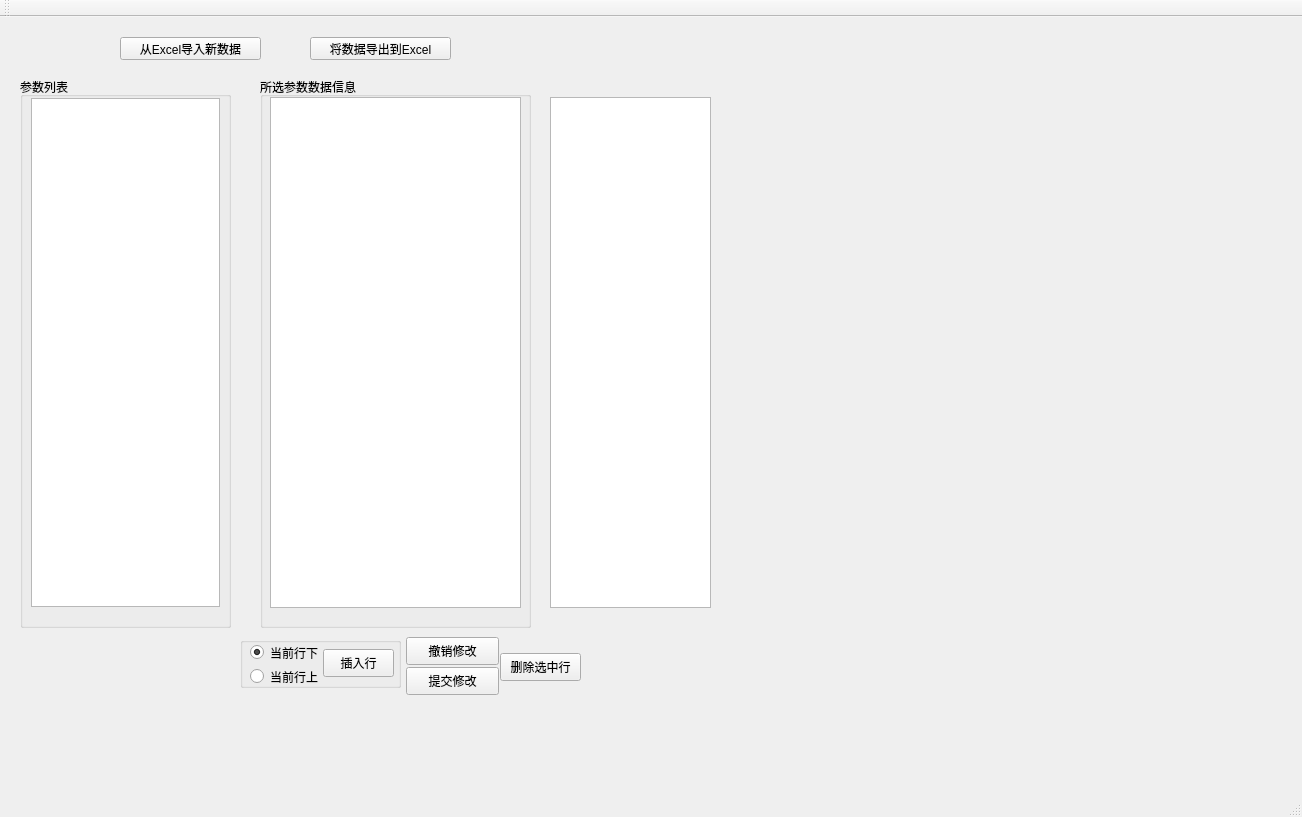
<?xml version="1.0" encoding="UTF-8"?>
<ui version="4.0">
 <class>FlyEditClass</class>
 <widget class="QMainWindow" name="FlyEditClass">
  <property name="geometry">
   <rect>
    <x>0</x>
    <y>0</y>
    <width>1302</width>
    <height>817</height>
   </rect>
  </property>
  <property name="windowTitle">
   <string>FlyEdit</string>
  </property>
  <widget class="QWidget" name="centralWidget">
   <widget class="QPushButton" name="pushButton_Submit">
    <property name="geometry">
     <rect>
      <x>406</x>
      <y>650</y>
      <width>93</width>
      <height>28</height>
     </rect>
    </property>
    <property name="text">
     <string>提交修改</string>
    </property>
   </widget>
   <widget class="QPushButton" name="pushButton_ReMod">
    <property name="geometry">
     <rect>
      <x>406</x>
      <y>620</y>
      <width>93</width>
      <height>28</height>
     </rect>
    </property>
    <property name="text">
     <string>撤销修改</string>
    </property>
   </widget>
   <widget class="QPushButton" name="pushButton_DeleRow">
    <property name="geometry">
     <rect>
      <x>500</x>
      <y>636</y>
      <width>81</width>
      <height>28</height>
     </rect>
    </property>
    <property name="text">
     <string>删除选中行</string>
    </property>
   </widget>
   <widget class="QGroupBox" name="groupBox">
    <property name="geometry">
     <rect>
      <x>240</x>
      <y>620</y>
      <width>161</width>
      <height>51</height>
     </rect>
    </property>
    <property name="title">
     <string/>
    </property>
    <widget class="QRadioButton" name="radioButton_Down">
     <property name="geometry">
      <rect>
       <x>10</x>
       <y>6</y>
       <width>81</width>
       <height>19</height>
      </rect>
     </property>
     <property name="text">
      <string>当前行下</string>
     </property>
     <property name="checked">
      <bool>true</bool>
     </property>
    </widget>
    <widget class="QRadioButton" name="radioButton_Up">
     <property name="geometry">
      <rect>
       <x>10</x>
       <y>30</y>
       <width>81</width>
       <height>19</height>
      </rect>
     </property>
     <property name="text">
      <string>当前行上</string>
     </property>
    </widget>
    <widget class="QPushButton" name="pushButton_InsRow">
     <property name="geometry">
      <rect>
       <x>83</x>
       <y>12</y>
       <width>71</width>
       <height>28</height>
      </rect>
     </property>
     <property name="text">
      <string>插入行</string>
     </property>
    </widget>
   </widget>
   <widget class="QPushButton" name="pushButton_ImportExcel">
    <property name="geometry">
     <rect>
      <x>120</x>
      <y>20</y>
      <width>141</width>
      <height>23</height>
     </rect>
    </property>
    <property name="text">
     <string>从Excel导入新数据</string>
    </property>
   </widget>
   <widget class="QPushButton" name="pushButton_ExportToExcel">
    <property name="geometry">
     <rect>
      <x>310</x>
      <y>20</y>
      <width>141</width>
      <height>23</height>
     </rect>
    </property>
    <property name="text">
     <string>将数据导出到Excel</string>
    </property>
   </widget>
   <widget class="QGroupBox" name="groupBox_2">
    <property name="geometry">
     <rect>
      <x>20</x>
      <y>60</y>
      <width>211</width>
      <height>551</height>
     </rect>
    </property>
    <property name="title">
     <string>参数列表</string>
    </property>
    <widget class="QTreeView" name="treeView_paraList">
     <property name="geometry">
      <rect>
       <x>11</x>
       <y>21</y>
       <width>189</width>
       <height>509</height>
      </rect>
     </property>
    </widget>
   </widget>
   <widget class="QGroupBox" name="groupBox_3">
    <property name="geometry">
     <rect>
      <x>260</x>
      <y>60</y>
      <width>271</width>
      <height>551</height>
     </rect>
    </property>
    <property name="title">
     <string>所选参数数据信息</string>
    </property>
    <widget class="QTableView" name="tableView_Para1">
     <property name="geometry">
      <rect>
       <x>10</x>
       <y>20</y>
       <width>251</width>
       <height>511</height>
      </rect>
     </property>
     <property name="sizePolicy">
      <sizepolicy hsizetype="Expanding" vsizetype="Expanding">
       <horstretch>0</horstretch>
       <verstretch>0</verstretch>
      </sizepolicy>
     </property>
     <property name="dragEnabled">
      <bool>false</bool>
     </property>
    </widget>
   </widget>
   <widget class="QTableWidget" name="tableWidget_paraListCheck">
    <property name="geometry">
     <rect>
      <x>550</x>
      <y>80</y>
      <width>161</width>
      <height>511</height>
     </rect>
    </property>
   </widget>
   <widget class="QCustomPlot" name="customPlot_paraChecked" native="true">
    <property name="geometry">
     <rect>
      <x>730</x>
      <y>80</y>
      <width>561</width>
      <height>511</height>
     </rect>
    </property>
   </widget>
   <zorder>groupBox_3</zorder>
   <zorder>pushButton_Submit</zorder>
   <zorder>pushButton_ReMod</zorder>
   <zorder>pushButton_DeleRow</zorder>
   <zorder>groupBox</zorder>
   <zorder>pushButton_ImportExcel</zorder>
   <zorder>pushButton_ExportToExcel</zorder>
   <zorder>groupBox_2</zorder>
   <zorder>tableWidget_paraListCheck</zorder>
   <zorder>customPlot_paraChecked</zorder>
  </widget>
  <widget class="QMenuBar" name="menuBar">
   <property name="geometry">
    <rect>
     <x>0</x>
     <y>0</y>
     <width>1302</width>
     <height>23</height>
    </rect>
   </property>
  </widget>
  <widget class="QToolBar" name="mainToolBar">
   <attribute name="toolBarArea">
    <enum>TopToolBarArea</enum>
   </attribute>
   <attribute name="toolBarBreak">
    <bool>false</bool>
   </attribute>
  </widget>
  <widget class="QStatusBar" name="statusBar"/>
 </widget>
 <layoutdefault spacing="6" margin="11"/>
 <customwidgets>
  <customwidget>
   <class>QCustomPlot</class>
   <extends>QWidget</extends>
   <header>qcustomplot.h</header>
   <container>1</container>
  </customwidget>
 </customwidgets>
 <resources>
  <include location="flyedit.qrc"/>
 </resources>
 <connections/>
</ui>
